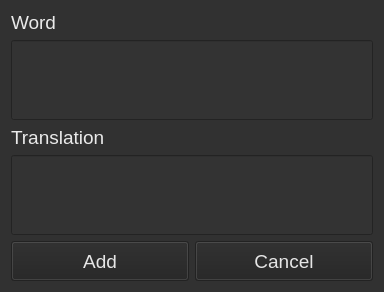
<?xml version="1.0" encoding="UTF-8"?>
<ui version="4.0">
 <class>add</class>
 <widget class="QDialog" name="add">
  <property name="geometry">
   <rect>
    <x>0</x>
    <y>0</y>
    <width>380</width>
    <height>320</height>
   </rect>
  </property>
  <property name="sizePolicy">
   <sizepolicy hsizetype="Fixed" vsizetype="Fixed">
    <horstretch>0</horstretch>
    <verstretch>0</verstretch>
   </sizepolicy>
  </property>
  <property name="minimumSize">
   <size>
    <width>380</width>
    <height>320</height>
   </size>
  </property>
  <property name="maximumSize">
   <size>
    <width>380</width>
    <height>320</height>
   </size>
  </property>
  <property name="palette">
   <palette>
    <active>
     <colorrole role="WindowText">
      <brush brushstyle="SolidPattern">
       <color alpha="255">
        <red>234</red>
        <green>234</green>
        <blue>234</blue>
       </color>
      </brush>
     </colorrole>
     <colorrole role="Button">
      <brush brushstyle="SolidPattern">
       <color alpha="255">
        <red>34</red>
        <green>34</green>
        <blue>34</blue>
       </color>
      </brush>
     </colorrole>
     <colorrole role="Midlight">
      <brush brushstyle="SolidPattern">
       <color alpha="255">
        <red>204</red>
        <green>201</green>
        <blue>198</blue>
       </color>
      </brush>
     </colorrole>
     <colorrole role="Mid">
      <brush brushstyle="SolidPattern">
       <color alpha="255">
        <red>186</red>
        <green>183</green>
        <blue>180</blue>
       </color>
      </brush>
     </colorrole>
     <colorrole role="Text">
      <brush brushstyle="SolidPattern">
       <color alpha="255">
        <red>235</red>
        <green>235</green>
        <blue>235</blue>
       </color>
      </brush>
     </colorrole>
     <colorrole role="ButtonText">
      <brush brushstyle="SolidPattern">
       <color alpha="255">
        <red>230</red>
        <green>230</green>
        <blue>230</blue>
       </color>
      </brush>
     </colorrole>
     <colorrole role="Base">
      <brush brushstyle="SolidPattern">
       <color alpha="255">
        <red>51</red>
        <green>51</green>
        <blue>51</blue>
       </color>
      </brush>
     </colorrole>
     <colorrole role="Window">
      <brush brushstyle="SolidPattern">
       <color alpha="255">
        <red>49</red>
        <green>49</green>
        <blue>49</blue>
       </color>
      </brush>
     </colorrole>
     <colorrole role="NoRole">
      <brush brushstyle="SolidPattern">
       <color alpha="255">
        <red>238</red>
        <green>238</green>
        <blue>238</blue>
       </color>
      </brush>
     </colorrole>
    </active>
    <inactive>
     <colorrole role="WindowText">
      <brush brushstyle="SolidPattern">
       <color alpha="255">
        <red>234</red>
        <green>234</green>
        <blue>234</blue>
       </color>
      </brush>
     </colorrole>
     <colorrole role="Button">
      <brush brushstyle="SolidPattern">
       <color alpha="255">
        <red>34</red>
        <green>34</green>
        <blue>34</blue>
       </color>
      </brush>
     </colorrole>
     <colorrole role="Midlight">
      <brush brushstyle="SolidPattern">
       <color alpha="255">
        <red>204</red>
        <green>201</green>
        <blue>198</blue>
       </color>
      </brush>
     </colorrole>
     <colorrole role="Mid">
      <brush brushstyle="SolidPattern">
       <color alpha="255">
        <red>186</red>
        <green>183</green>
        <blue>180</blue>
       </color>
      </brush>
     </colorrole>
     <colorrole role="Text">
      <brush brushstyle="SolidPattern">
       <color alpha="255">
        <red>235</red>
        <green>235</green>
        <blue>235</blue>
       </color>
      </brush>
     </colorrole>
     <colorrole role="ButtonText">
      <brush brushstyle="SolidPattern">
       <color alpha="255">
        <red>230</red>
        <green>230</green>
        <blue>230</blue>
       </color>
      </brush>
     </colorrole>
     <colorrole role="Base">
      <brush brushstyle="SolidPattern">
       <color alpha="255">
        <red>51</red>
        <green>51</green>
        <blue>51</blue>
       </color>
      </brush>
     </colorrole>
     <colorrole role="Window">
      <brush brushstyle="SolidPattern">
       <color alpha="255">
        <red>49</red>
        <green>49</green>
        <blue>49</blue>
       </color>
      </brush>
     </colorrole>
     <colorrole role="NoRole">
      <brush brushstyle="SolidPattern">
       <color alpha="255">
        <red>238</red>
        <green>238</green>
        <blue>238</blue>
       </color>
      </brush>
     </colorrole>
    </inactive>
    <disabled>
     <colorrole role="WindowText">
      <brush brushstyle="SolidPattern">
       <color alpha="127">
        <red>255</red>
        <green>255</green>
        <blue>255</blue>
       </color>
      </brush>
     </colorrole>
     <colorrole role="Button">
      <brush brushstyle="SolidPattern">
       <color alpha="255">
        <red>34</red>
        <green>34</green>
        <blue>34</blue>
       </color>
      </brush>
     </colorrole>
     <colorrole role="Midlight">
      <brush brushstyle="SolidPattern">
       <color alpha="255">
        <red>204</red>
        <green>201</green>
        <blue>198</blue>
       </color>
      </brush>
     </colorrole>
     <colorrole role="Mid">
      <brush brushstyle="SolidPattern">
       <color alpha="255">
        <red>186</red>
        <green>183</green>
        <blue>180</blue>
       </color>
      </brush>
     </colorrole>
     <colorrole role="Text">
      <brush brushstyle="SolidPattern">
       <color alpha="127">
        <red>255</red>
        <green>255</green>
        <blue>255</blue>
       </color>
      </brush>
     </colorrole>
     <colorrole role="ButtonText">
      <brush brushstyle="SolidPattern">
       <color alpha="255">
        <red>231</red>
        <green>231</green>
        <blue>231</blue>
       </color>
      </brush>
     </colorrole>
     <colorrole role="Base">
      <brush brushstyle="SolidPattern">
       <color alpha="255">
        <red>49</red>
        <green>49</green>
        <blue>49</blue>
       </color>
      </brush>
     </colorrole>
     <colorrole role="Window">
      <brush brushstyle="SolidPattern">
       <color alpha="255">
        <red>49</red>
        <green>49</green>
        <blue>49</blue>
       </color>
      </brush>
     </colorrole>
     <colorrole role="NoRole">
      <brush brushstyle="SolidPattern">
       <color alpha="255">
        <red>238</red>
        <green>238</green>
        <blue>238</blue>
       </color>
      </brush>
     </colorrole>
    </disabled>
   </palette>
  </property>
  <property name="windowTitle">
   <string>Dialog</string>
  </property>
  <property name="windowIcon">
   <iconset resource="Sourse/sourse.qrc">
    <normaloff>:/new/img/United-Kingdom-flag-icon.png</normaloff>:/new/img/United-Kingdom-flag-icon.png</iconset>
  </property>
  <property name="modal">
   <bool>false</bool>
  </property>
  <layout class="QVBoxLayout" name="verticalLayout">
   <property name="sizeConstraint">
    <enum>QLayout::SetFixedSize</enum>
   </property>
   <item>
    <widget class="QLabel" name="label">
     <property name="sizePolicy">
      <sizepolicy hsizetype="Fixed" vsizetype="Fixed">
       <horstretch>0</horstretch>
       <verstretch>0</verstretch>
      </sizepolicy>
     </property>
     <property name="palette">
      <palette>
       <active>
        <colorrole role="Text">
         <brush brushstyle="SolidPattern">
          <color alpha="255">
           <red>232</red>
           <green>232</green>
           <blue>232</blue>
          </color>
         </brush>
        </colorrole>
       </active>
       <inactive>
        <colorrole role="Text">
         <brush brushstyle="SolidPattern">
          <color alpha="255">
           <red>232</red>
           <green>232</green>
           <blue>232</blue>
          </color>
         </brush>
        </colorrole>
       </inactive>
       <disabled>
        <colorrole role="Text">
         <brush brushstyle="SolidPattern">
          <color alpha="127">
           <red>255</red>
           <green>255</green>
           <blue>255</blue>
          </color>
         </brush>
        </colorrole>
       </disabled>
      </palette>
     </property>
     <property name="font">
      <font>
       <family>Ubuntu</family>
       <pointsize>14</pointsize>
      </font>
     </property>
     <property name="text">
      <string>Word</string>
     </property>
    </widget>
   </item>
   <item>
    <widget class="QLineEdit" name="lineEdit">
     <property name="sizePolicy">
      <sizepolicy hsizetype="Fixed" vsizetype="Fixed">
       <horstretch>0</horstretch>
       <verstretch>0</verstretch>
      </sizepolicy>
     </property>
     <property name="minimumSize">
      <size>
       <width>362</width>
       <height>80</height>
      </size>
     </property>
    </widget>
   </item>
   <item>
    <widget class="QLabel" name="label_2">
     <property name="sizePolicy">
      <sizepolicy hsizetype="Fixed" vsizetype="Fixed">
       <horstretch>0</horstretch>
       <verstretch>0</verstretch>
      </sizepolicy>
     </property>
     <property name="font">
      <font>
       <family>Ubuntu</family>
       <pointsize>14</pointsize>
      </font>
     </property>
     <property name="text">
      <string>Translation</string>
     </property>
    </widget>
   </item>
   <item>
    <widget class="QLineEdit" name="lineEdit_2">
     <property name="sizePolicy">
      <sizepolicy hsizetype="Fixed" vsizetype="Fixed">
       <horstretch>0</horstretch>
       <verstretch>0</verstretch>
      </sizepolicy>
     </property>
     <property name="minimumSize">
      <size>
       <width>362</width>
       <height>80</height>
      </size>
     </property>
    </widget>
   </item>
   <item>
    <layout class="QHBoxLayout" name="horizontalLayout">
     <property name="sizeConstraint">
      <enum>QLayout::SetFixedSize</enum>
     </property>
     <item>
      <widget class="QPushButton" name="pushButton">
       <property name="sizePolicy">
        <sizepolicy hsizetype="Minimum" vsizetype="Fixed">
         <horstretch>0</horstretch>
         <verstretch>0</verstretch>
        </sizepolicy>
       </property>
       <property name="minimumSize">
        <size>
         <width>0</width>
         <height>40</height>
        </size>
       </property>
       <property name="palette">
        <palette>
         <active>
          <colorrole role="Base">
           <brush brushstyle="SolidPattern">
            <color alpha="255">
             <red>51</red>
             <green>51</green>
             <blue>51</blue>
            </color>
           </brush>
          </colorrole>
          <colorrole role="Window">
           <brush brushstyle="SolidPattern">
            <color alpha="255">
             <red>48</red>
             <green>48</green>
             <blue>48</blue>
            </color>
           </brush>
          </colorrole>
         </active>
         <inactive>
          <colorrole role="Base">
           <brush brushstyle="SolidPattern">
            <color alpha="255">
             <red>51</red>
             <green>51</green>
             <blue>51</blue>
            </color>
           </brush>
          </colorrole>
          <colorrole role="Window">
           <brush brushstyle="SolidPattern">
            <color alpha="255">
             <red>48</red>
             <green>48</green>
             <blue>48</blue>
            </color>
           </brush>
          </colorrole>
         </inactive>
         <disabled>
          <colorrole role="Base">
           <brush brushstyle="SolidPattern">
            <color alpha="255">
             <red>48</red>
             <green>48</green>
             <blue>48</blue>
            </color>
           </brush>
          </colorrole>
          <colorrole role="Window">
           <brush brushstyle="SolidPattern">
            <color alpha="255">
             <red>48</red>
             <green>48</green>
             <blue>48</blue>
            </color>
           </brush>
          </colorrole>
         </disabled>
        </palette>
       </property>
       <property name="font">
        <font>
         <family>Ubuntu</family>
         <pointsize>14</pointsize>
         <italic>false</italic>
        </font>
       </property>
       <property name="focusPolicy">
        <enum>Qt::NoFocus</enum>
       </property>
       <property name="text">
        <string>Add</string>
       </property>
      </widget>
     </item>
     <item>
      <widget class="QPushButton" name="pushButton_2">
       <property name="sizePolicy">
        <sizepolicy hsizetype="Minimum" vsizetype="Fixed">
         <horstretch>0</horstretch>
         <verstretch>0</verstretch>
        </sizepolicy>
       </property>
       <property name="minimumSize">
        <size>
         <width>0</width>
         <height>40</height>
        </size>
       </property>
       <property name="palette">
        <palette>
         <active>
          <colorrole role="Base">
           <brush brushstyle="SolidPattern">
            <color alpha="255">
             <red>51</red>
             <green>51</green>
             <blue>51</blue>
            </color>
           </brush>
          </colorrole>
          <colorrole role="Window">
           <brush brushstyle="SolidPattern">
            <color alpha="255">
             <red>48</red>
             <green>48</green>
             <blue>48</blue>
            </color>
           </brush>
          </colorrole>
         </active>
         <inactive>
          <colorrole role="Base">
           <brush brushstyle="SolidPattern">
            <color alpha="255">
             <red>51</red>
             <green>51</green>
             <blue>51</blue>
            </color>
           </brush>
          </colorrole>
          <colorrole role="Window">
           <brush brushstyle="SolidPattern">
            <color alpha="255">
             <red>48</red>
             <green>48</green>
             <blue>48</blue>
            </color>
           </brush>
          </colorrole>
         </inactive>
         <disabled>
          <colorrole role="Base">
           <brush brushstyle="SolidPattern">
            <color alpha="255">
             <red>48</red>
             <green>48</green>
             <blue>48</blue>
            </color>
           </brush>
          </colorrole>
          <colorrole role="Window">
           <brush brushstyle="SolidPattern">
            <color alpha="255">
             <red>48</red>
             <green>48</green>
             <blue>48</blue>
            </color>
           </brush>
          </colorrole>
         </disabled>
        </palette>
       </property>
       <property name="font">
        <font>
         <family>Ubuntu</family>
         <pointsize>14</pointsize>
         <italic>false</italic>
        </font>
       </property>
       <property name="focusPolicy">
        <enum>Qt::NoFocus</enum>
       </property>
       <property name="text">
        <string>Cancel</string>
       </property>
      </widget>
     </item>
    </layout>
   </item>
  </layout>
 </widget>
 <resources>
  <include location="Sourse/sourse.qrc"/>
 </resources>
 <connections/>
</ui>
